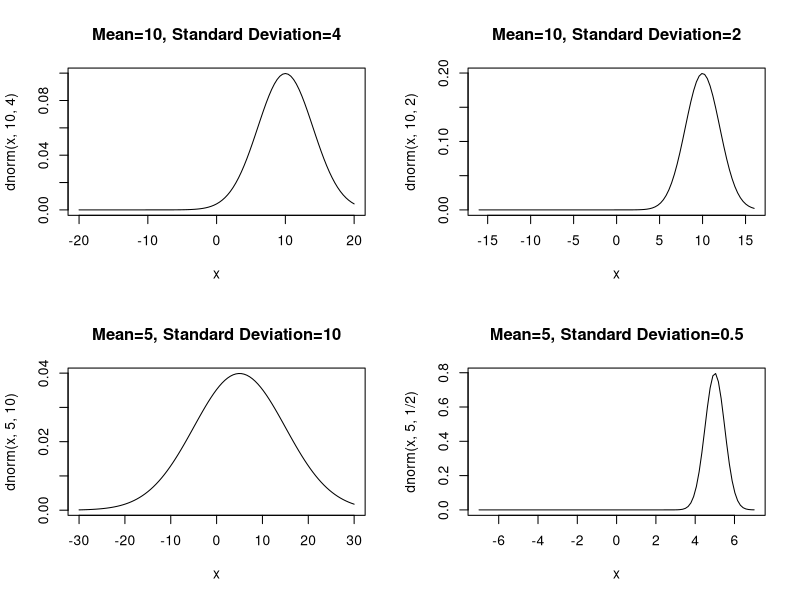
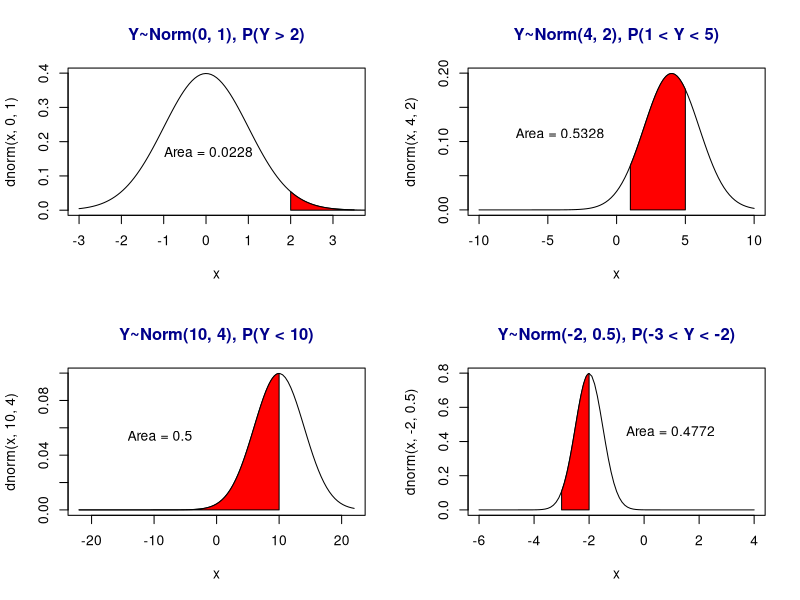
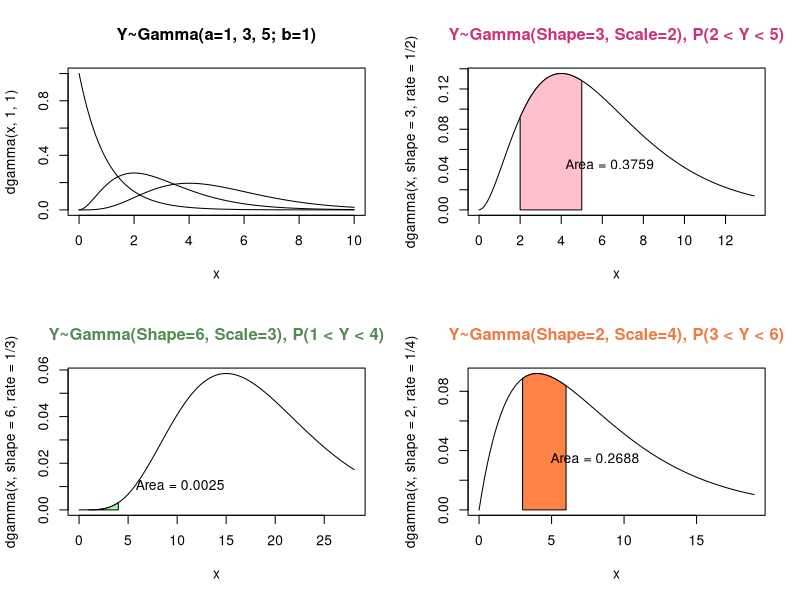
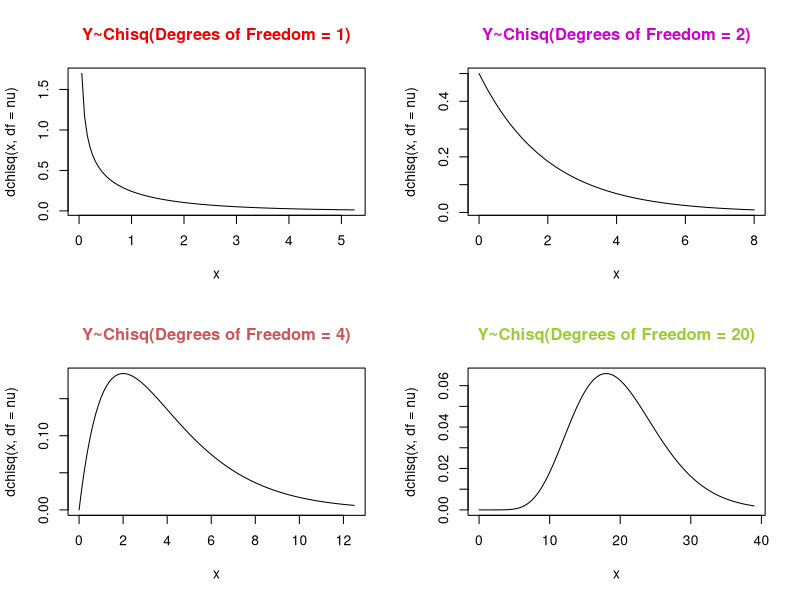
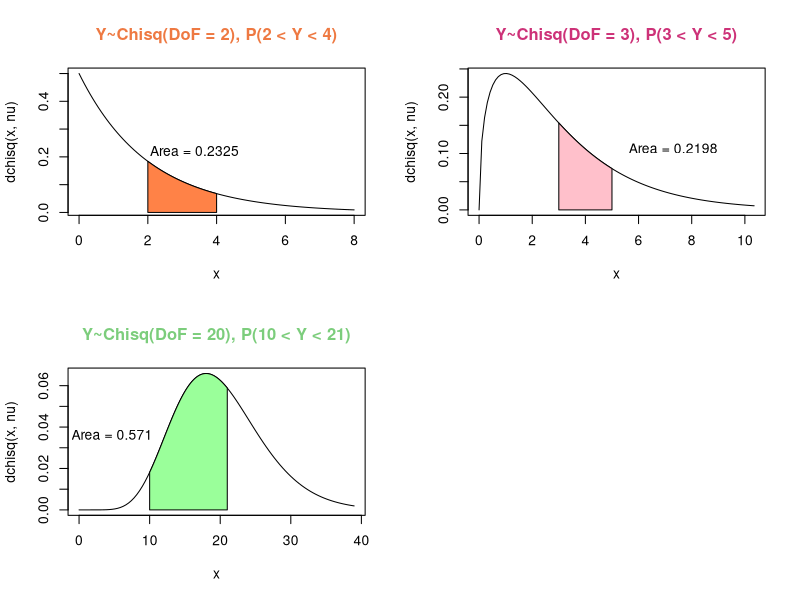
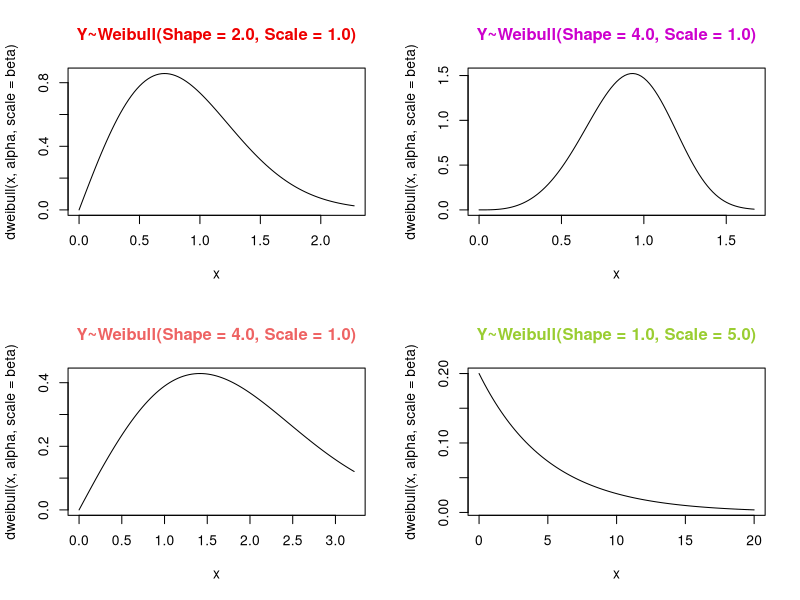
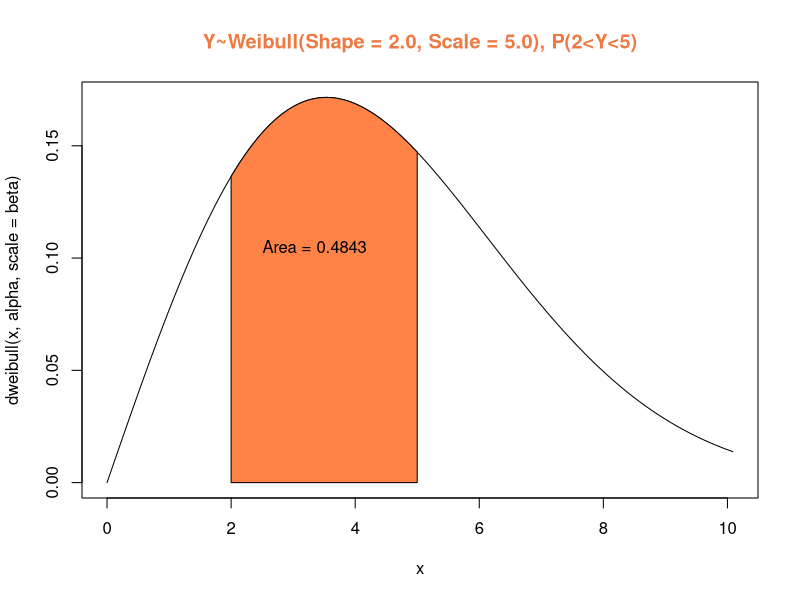
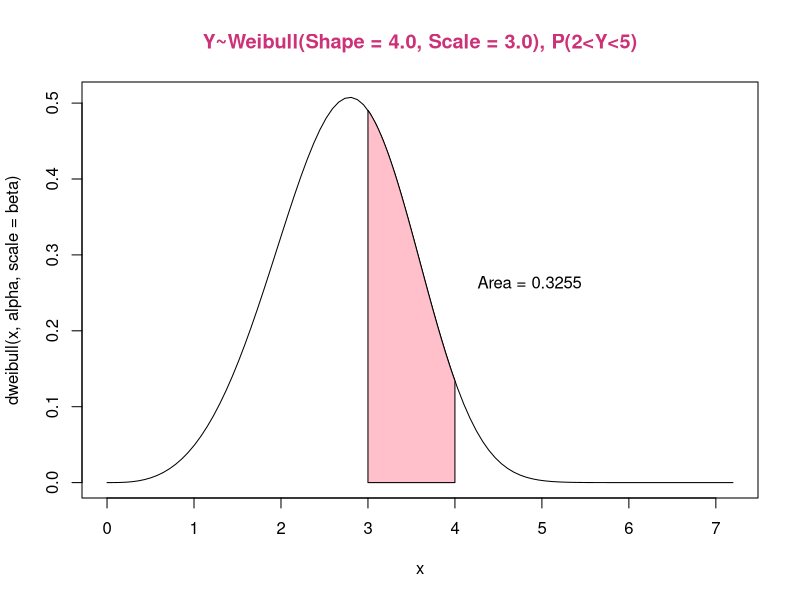

Reproduce these figures in R, in order.
## ---- chunk 1
knitr::opts_chunk$set(echo = TRUE)
## ---- chunk 2
getwd()
## ---- chunk 3
#create layout matrix to hold graphs
layout_mat = matrix(c(1,2,3,4), nrow=2, ncol=2, byrow=TRUE)
layout(layout_mat)

#plot all density functions outlined in write-up
curve(dnorm(x, 10, 4), xlim=c(-20,20))
title(main="Mean=10, Standard Deviation=4")

curve(dnorm(x, 10, 2), xlim=c(-16,16))
title(main="Mean=10, Standard Deviation=2")

curve(dnorm(x, 5, 10), xlim=c(-30, 30))
title(main="Mean=5, Standard Deviation=10")

curve(dnorm(x, 5, 1/2), xlim=c(-7,7))
title(main="Mean=5, Standard Deviation=0.5")

#***********************
## ---- chunk 4

#new graphical layout
layout(layout_mat)

#normal curve
curve(dnorm(x, 0, 1), xlim=c(-3, 3.5))

#want to graph Y~Norm(0, 1), P(Y >= 2)
#this is equivalent to 1 - pnorm(2, 0, 1)

#find 1000 x-vals between 2-4 and corresponding yvalues
xvals = seq(2, 4, length = 1000)
yvals = dnorm(xvals, 0, 1)

#create polygon out of those values
polygon(c(2, xvals, 4), c(0, yvals, 0), col = "Red")

#embellish
title(main = list("Y~Norm(0, 1), P(Y > 2)", col="Dark blue"))

#probability, lower-tail
prob0 = round(1-pnorm(2), 4)

text(0.06030965, 0.1696105, paste("Area = ", prob0, sep=""))

#*********************************


#normal curve 2, mean = 4, standard distribution = 2
curve(dnorm(x, 4, 2), xlim=c(-10, 10))
xvals = seq(1, 5, length = 1000)
yvals = dnorm(xvals, 4, 2)
polygon(c(1, xvals, 5), c(0, yvals, 0), col="Red")
title(main = list("Y~Norm(4, 2), P(1 < Y < 5)", col="Dark blue"))

#probability
prob1 = round((pnorm(5, 4, 2) - pnorm(2, 4, 2)), 4)

text(-4.112206, 0.1118096, paste("Area = ", prob1, sep=""))

#******************************************


#normal curve 3, mean = 10, sd = 4, P(Y < 10)
curve(dnorm(x, 10, 4), xlim=c(-22, 22))
xvals = seq(-22, 10, length = 1000)
yvals = dnorm(xvals, 10, 4)
polygon(c(-22, xvals, 10), c(0, yvals, 0), col="Red")
title(main = list("Y~Norm(10, 4), P(Y < 10)", col="Dark blue"))

#probability
prob2 = round(pnorm(10, 10, 4), 4)

text(-9.046854, 0.05427733, paste("Area = ", prob2, sep=""))

#***************************


#normal curve 4, mean = -2, sd = 0.5, P(-3 < Y < -2)
curve(dnorm(x, -2, 0.5), xlim=c(-6, 4))
xvals = seq(-3, -2, length = 1000)
yvals = dnorm(xvals, -2, 0.5)
polygon(c(-3, xvals, -2), c(0, yvals, 0), col="Red")
title(main = list("Y~Norm(-2, 0.5), P(-3 < Y < -2)", col="Dark blue"))

#probability
prob3 = round((pnorm(-2, -2, 0.5) - pnorm(-3, -2, 0.5)), 4)

text(0.9567504, 0.4600625, paste("Area = ", prob3, sep=""))
## ---- chunk 5
#Y∼Gamma(shape=1,scale=1)
curve(dgamma(x, 1, 1), main="Y~Gamma(a=1, 3, 5; b=1)", xlim=c(0, 10))
title(col="blue")

#Y∼Gamma(shape=3,scale=1)
curve(dgamma(x, 3, 1), xlim=c(0, 10), add=TRUE)


#Y∼Gamma(shape=5,scale=1)
curve(dgamma(x, 5, 1),  xlim=c(0, 10), add=TRUE)
## ---- chunk 6

#******* Gamma with Probabilities *******

#Y~Gamma(shape=3,scale=2),P(2<Y<5)

#shape * scale_squared = variance
#let xlim = alpha + sqrt(3*variance)
alpha=3; beta_sq=4; xupper=alpha + 3*sqrt(alpha*beta_sq)

curve(dgamma(x, shape=3, rate=1/2), xlim=c(0, xupper))
xvals = seq(2, 5, length = 1000)
yvals = dgamma(xvals, 3, 1/2)
polygon(c(2, xvals, 5), c(0, yvals, 0), col="pink")
title(main = list("Y~Gamma(Shape=3, Scale=2), P(2 < Y < 5)", col="violetred3"))

#probability
prob0 = round(pgamma(5, 3, rate=1/2) - pgamma(2, 3, rate=1/2), 4)

text(x=6.362831, y=0.04506125, paste("Area = ", prob0, sep= ""))


#Y∼Gamma(shape=6,scale=3),P(1≤Y≤4)

#shape * scale_squared = variance
#let xlim = sqrt(3*sd)
alpha=6; beta_sq=9; xupper=alpha + 3*sqrt(alpha*beta_sq)

curve(dgamma(x, shape=6, rate=1/3), xlim=c(0, xupper))
xvals = seq(1, 4, length = 1000)
yvals = dgamma(xvals, 6, rate=1/3)
polygon(c(1, xvals, 4), c(0, yvals, 0), col="palegreen1")
title(main = list("Y~Gamma(Shape=6, Scale=3), P(1 < Y < 4)", col="palegreen4"))

#probability
prob1 = round(pgamma(4, 6, rate=1/3) - pgamma(1, 6, rate=1/3), 4)

text(x=10.30853, y=0.01062104, paste("Area = ", prob1, sep= ""))

#Y∼Gamma(shape=2,scale=4),P(3≤Y<6)

#shape * scale_squared = variance
#let xlim = sqrt(3*sd)
alpha=2; beta_sq=16; xupper=alpha + 3*sqrt(alpha*beta_sq)

curve(dgamma(x, shape=2, rate=1/4), xlim=c(0, xupper))
xvals = seq(3, 6, length = 1000)
yvals = dgamma(xvals, 2, rate=1/4)
polygon(c(3, xvals, 6), c(0, yvals, 0), col="sienna1")
title(main = list("Y~Gamma(Shape=2, Scale=4), P(3 < Y < 6)", col="sienna2"))

#probability
prob2 = round(pgamma(6, 2, rate=1/4) - pgamma(3, 2, rate=1/4), 4)

text(x=7.993025, y=0.03474664, paste("Area = ", prob2, sep= ""))

## ---- chunk 7
layout(layout_mat)

#Y∼chisq(df=1)
#nu = 1, mu = 1, variance = 2mu
nu = 1
mu = nu
var = 2*nu
xupper = mu + 3*sqrt(var)
curve(dchisq(x, df=nu), xlim=c(0, xupper))
title(main=list("Y~Chisq(Degrees of Freedom = 1)", col = "red2"))


#Y∼chisq(df=2)
nu = 2
mu = nu
var = 2*nu
xupper = mu + 3*sqrt(var)
curve(dchisq(x, df=nu), xlim=c(0, xupper))
title(main=list("Y~Chisq(Degrees of Freedom = 2)", col = "magenta3"))


#Y∼chisq(df=4)
nu = 4
mu = nu
var = 2*nu
xupper = mu + 3*sqrt(var)
curve(dchisq(x, df=nu), xlim=c(0, xupper))
title(main=list("Y~Chisq(Degrees of Freedom = 4)", col = "indianred3"))


#Y∼chisq(df=20)
nu = 20
mu = nu
var = 2*nu
xupper = mu + 3*sqrt(var)
curve(dchisq(x, df=nu), xlim=c(0, xupper))
title(main=list("Y~Chisq(Degrees of Freedom = 20)", col = "olivedrab3"))
## ---- chunk 8
#Y∼chisq(df=2),P(2≤Y≤4)
nu = 2
mu = nu
var = 2*nu
xupper=mu + 3*sqrt(var)

x1=2; x2=4

curve(dchisq(x, nu), xlim=c(0, xupper))
xvals = seq(x1, x2, length = 1000)
yvals = dchisq(xvals, nu)
polygon(c(x1, xvals, x2), c(0, yvals, 0), col="sienna1")
title(main = list("Y~Chisq(DoF = 2), P(2 < Y < 4)", col="sienna2"))

#probability
prob = round(pchisq(x2, nu) - pchisq(x1, nu), 4)

text(x=3.358416, y=0.2207386, paste("Area = ", prob, sep= ""))

#Y∼chisq(df=3),P(3≤Y≤5)
nu = 3
mu = nu
var = 2*nu
xupper=mu + 3*sqrt(var)

x1=3; x2=5

curve(dchisq(x, nu), xlim=c(0, xupper))
xvals = seq(x1, x2, length = 1000)
yvals = dchisq(xvals, nu)
polygon(c(x1, xvals, x2), c(0, yvals, 0), col="pink")
title(main = list("Y~Chisq(DoF = 3), P(3 < Y < 5)", col="violetred3"))

#probability
prob = round(pchisq(x2, nu) - pchisq(x1, nu), 4)

text(x=7.301518, y=0.1090177, paste("Area = ", prob, sep= ""))

#Y∼chisq(df=20),P(10<Y≤21) 
nu = 20
mu = nu
var = 2*nu
xupper=mu + 3*sqrt(var)

x1=10; x2=21

curve(dchisq(x, nu), xlim=c(0, xupper))
xvals = seq(x1, x2, length = 1000)
yvals = dchisq(xvals, nu)
polygon(c(x1, xvals, x2), c(0, yvals, 0), col="palegreen1")
title(main = list("Y~Chisq(DoF = 20), P(10 < Y < 21)", col="palegreen3"))

#probability
prob1 = round(pchisq(x2, nu) - pchisq(x1, nu), 4)

text(x=4.66717, y=0.03633342, paste("Area = ", prob1, sep= ""))
## ---- chunk 9
layout(layout_mat)

#weibull density distributions, two parameters: alpha=shape, beta=scale
#in r, two parameters are a= alpha, b = beta^(1/alpha)

#Y~Weib(shape=2, scale=1)
alpha = 2.0
beta = 1.0

b = beta^(1/alpha)

mu = (b)*gamma((alpha+1)/alpha)
var = (b^2)*(gamma((alpha+2)/alpha)-(gamma((alpha+1)/alpha))^2)

xupper = mu + 3*sqrt(var)
curve(dweibull(x, alpha, scale=beta), xlim=c(0, xupper))
title(main = list("Y~Weibull(Shape = 2.0, Scale = 1.0)", col="red2"))


#Y~Weib(shape=4, scale=1)
alpha = 4.0
beta = 1.0

b = beta^(1/alpha)

mu = (b)*gamma((alpha+1)/alpha)
var = (b^2)*(gamma((alpha+2)/alpha)-(gamma((alpha+1)/alpha))^2)

xupper = mu + 3*sqrt(var)
curve(dweibull(x, alpha, scale=beta), xlim=c(0, xupper))
title(main = list("Y~Weibull(Shape = 4.0, Scale = 1.0)", col="magenta3"))

#Y~Weib(shape=2, scale=2)
alpha = 2.0
beta = 2.0

b = beta^(1/alpha)

mu = (b)*gamma((alpha+1)/alpha)
var = (b^2)*(gamma((alpha+2)/alpha)-(gamma((alpha+1)/alpha))^2)

xupper = mu + 3*sqrt(var)
curve(dweibull(x, alpha, scale=beta), xlim=c(0, xupper))
title(main = list("Y~Weibull(Shape = 4.0, Scale = 1.0)", col="indianred2"))

#Y~Weib(shape=1, scale=5)
alpha = 1.0
beta = 5.0

b = beta^(1/alpha)

mu = (b)*gamma((alpha+1)/alpha)
var = (b^2)*(gamma((alpha+2)/alpha)-(gamma((alpha+1)/alpha))^2)

xupper = mu + 3*sqrt(var)
curve(dweibull(x, alpha, scale=beta), xlim=c(0, xupper))
title(main = list("Y~Weibull(Shape = 1.0, Scale = 5.0)", col="olivedrab3"))
## ---- chunk 10
#Weibull distribution with probability shading
layout(1)

#Y~Weib(shape=2, scale=5), P(2 < Y < 5)
alpha = 2.0
beta = 5.0

b = beta^(1/alpha)

mu = (b)*gamma((alpha+1)/alpha)
var = (b^2)*(gamma((alpha+2)/alpha)-(gamma((alpha+1)/alpha))^2)

x1 = 2
x2 = 5

xupper = mu + 3*sqrt(var)
curve(dweibull(x, alpha, scale=beta), xlim=c(0, xupper + 5))

xvals = seq(x1, x2, length = 1000)
yvals = dweibull(xvals, alpha, beta)
polygon(c(x1, xvals, x2), c(0, yvals, 0), col="sienna1")

title(main = list("Y~Weibull(Shape = 2.0, Scale = 5.0), P(2<Y<5)", col="sienna2"))

#probability
prob = round(pweibull(x2, alpha, beta) - pweibull(x1, alpha, beta), 4)
text(x=3.3459438, y=0.1051954, paste("Area = ", prob, sep= ""))

#Y~Weib(shape=4, scale=3), P(3 < Y < 4)
alpha = 4.0
beta = 3.0

b = beta^(1/alpha)

mu = (b)*gamma((alpha+1)/alpha)
var = (b^2)*(gamma((alpha+2)/alpha)-(gamma((alpha+1)/alpha))^2)

x1 = 3
x2 = 4

xupper = mu + 3*sqrt(var)
curve(dweibull(x, alpha, scale=beta), xlim=c(0, xupper + 5))

xvals = seq(x1, x2, length = 1000)
yvals = dweibull(xvals, alpha, beta)
polygon(c(x1, xvals, x2), c(0, yvals, 0), col="pink")

title(main = list("Y~Weibull(Shape = 4.0, Scale = 3.0), P(2<Y<5)", col="violetred3"))

#probability
prob = round(pweibull(x2, alpha, beta) - pweibull(x1, alpha, beta), 4)
text(x=4.856721, y=0.2642768, paste("Area = ", prob, sep= ""))

#Y~Weib(shape=5, scale=1), P(.5 < Y < 2)
alpha = 5.0
beta = 1.0

b = beta^(1/alpha)

mu = (b)*gamma((alpha+1)/alpha)
var = (b^2)*(gamma((alpha+2)/alpha)-(gamma((alpha+1)/alpha))^2)

x1 = 0.5
x2 = 2.0

xupper = mu + 3*sqrt(var)
curve(dweibull(x, alpha, scale=beta), xlim=c(0, xupper))

xvals = seq(x1, x2, length = 1000)
yvals = dweibull(xvals, alpha, beta)
polygon(c(x1, xvals, x2), c(0, yvals, 0), col="palegreen1")

title(main = list("Y~Weibull(Shape = 5.0, Scale = 1.0), P(0.5<Y<2)", col="palegreen3"))

#probability
prob = round(pweibull(x2, alpha, beta) - pweibull(x1, alpha, beta), 4)

text(x=0.1671797, y=1.13645, paste("Area = ", prob, sep= ""))
## ---- chunk 11
#function to produce beta type probability distribution with shading
#@param x1 = lower-bound
#       x2 = upper-bound
makebeta = function(alpha, beta, x1=0, x2=0, color="red")
{
  curve(dbeta(x, alpha, beta), xlim=c(0, 1))
  
  xvals = seq(x1, x2, length = 1000)
  yvals = dbeta(xvals, alpha, beta)
  polygon(c(x1, xvals, x2), c(0, yvals, 0), col=color)
  
  #probability
  prob = round(pbeta(x2, alpha, beta) - pbeta(x1, alpha, beta), 4)
  
  if(prob != 0) {prob}
}

#************** Beta Type Distributions *******************

layout(layout_mat)

#Y~Beta(alpha=2, beta= 2)
makebeta(2, 2)
title(main = list("Y~Beta(alpha=2, beta= 2)", col = "red2"))

#Y~Beta(alpha=3, beta = 1)
makebeta(3, 1)
title(main = list("Y~Beta(alpha=3, beta= 1)", col = "magenta3"))

#Y~Beta(alpha = 1, beta = 5)
makebeta(1, 5)
title(main = list("Y~Beta(alpha=1, beta= 5)", col = "indianred2"))

#Y~Beta(alpha = 4, beta = 2)
makebeta(4, 2)
title(main = list("Y~Beta(alpha=4, beta= 2)", col = "olivedrab3"))
## ---- chunk 12
#Beta Types with Probability

layout(1)

#Y~Beta(alpha=2, beta= 2), P(.5 < Y < 1)
prob = makebeta(2, 2, 0.5, 1, color = "sienna1")
title(main = list("Y~Beta(alpha=2, beta= 2), P(.5 < Y < 1)", col = "sienna2"))
text(x=0.3107204, y=0.6381773, paste("Area = ", prob, sep=""))

#Y~Beta(alpha=3, beta = 1), P(.1 < Y < .4)
prob = makebeta(3, 1, 0.1, 0.4, color = "pink")
title(main = list("Y~Beta(alpha=3, beta= 1), P(.1 < Y < .4)", col = "violetred3"))
text(x=0.2016388, y=1.125016, paste("Area = ", prob, sep=""))

#Y~Beta(alpha = 1, beta = 5), P(.2 < Y < .9)
prob = makebeta(1, 5, 0.2, 0.9, color = "palegreen1")
title(main = list("Y~Beta(alpha=1, beta= 5), P(.2 < Y < .9)", col = "palegreen3"))
text(x=0.4474565, y=2.603695, paste("Area = ", prob, sep=""))
